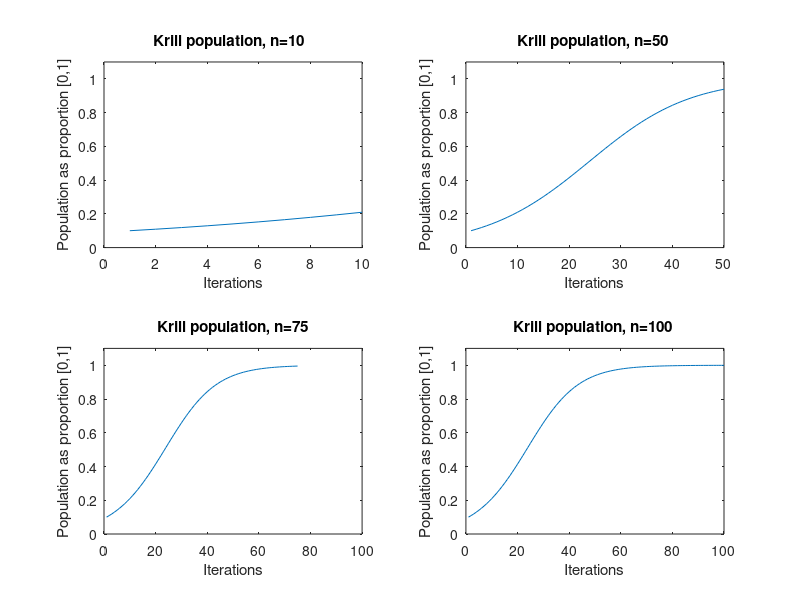

The MATLAB source for this figure:
%n=1

k(1)=0.1;

r(1)=0.1;

ni=1;

for n=2:10

	k(n)=k(n-1)+r(1)*k(n-1)*(1-k(n-1));

end

subplot(221), plot(k)

title(['Krill population, n=10  '])

    xlabel('Iterations');

    ylabel('Population as proportion [0,1]');

    xlim([0 10])

    ylim([0 1.1])

hold on





%n=2%

for n=2:50

    k(n)=k(n-1)+r(1)*k(n-1)*(1-k(n-1));

end

subplot(222),plot(k)

title(['Krill population, n=50 '])

    xlabel('Iterations');

    ylabel('Population as proportion [0,1]');

    xlim([0 50])

    ylim([0 1.1])

hold on





k(1)=0.1;

r(1)=0.1;

ni=1;

for n=2:75

    k(n)=k(n-1)+r(1)*k(n-1)*(1-k(n-1));

end

subplot(223),plot(k)

title(['Krill population, n=75'])

    xlabel('Iterations');

    ylabel('Population as proportion [0,1]');

    xlim([0 100])

    ylim([0 1.1])

hold on



%n=100%

for n=2:100

    k(n)=k(n-1)+r(1)*k(n-1)*(1-k(n-1));

end

subplot(224),plot(k)

title(['Krill population, n=100 '])

    xlabel('Iterations');

    ylabel('Population as proportion [0,1]');

    xlim([0 100])

    ylim([0 1.1])

hold on




